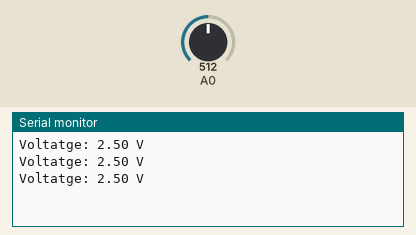
Bench run of a sketch on a simulated Arduino Uno, built with avr-gcc and run on an emulated ATmega328P. Shown: the last lines printed to the serial monitor. The inputs (shaded band) are chosen by the test bench; at power-on: A0 = 512.

Above: at 1.3 s.
1.4 s: A0 set to 716
At 1.9 s:
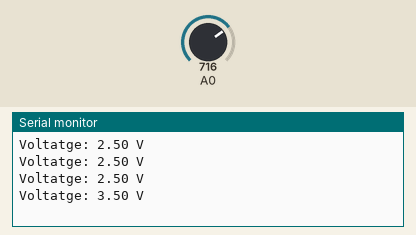
2.9 s: A0 set to 900
At 3.4 s:
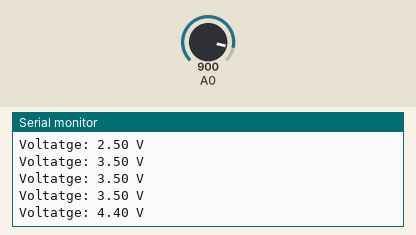
Timing chart, 0 to 5.9 s (numbered marks = the images above; inputs shaded):
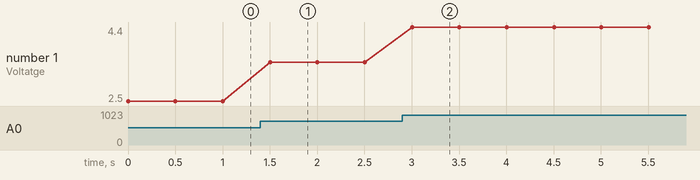

Measured:
- after the input at 1.4 s, the serial monitor: prints a new line after 0.10 s (image 1)
- after the input at 2.9 s, the serial monitor: prints a new line after 0.10 s (image 2)
- plotted number 1: 2.5 → 3.5 after the input at 1.4 s, 3.5 → 4.4 after the input at 2.9 s

The sketch:

plank.ino
```cpp
void setup() {
  Serial.begin(9600);
}

void loop() {
  int valorADC = analogRead(A0);
  float voltatge = valorADC * (5.0 / 1023.0);

  Serial.print("Voltatge: ");
  Serial.print(voltatge);
  Serial.println(" V");

  delay(500);
}
```
